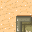

This is a level from a 2D game, rendered from its Tiled map with the project's own tilesets. A one-line summary and the complete map file follow:
An orthogonal 1x1 tile map with 32x32 px tiles, 1 tile layer (Tile Layer 1).

<map version="1.4" tiledversion="1.4.1" orientation="orthogonal" renderorder="right-down" width="1" height="1" tilewidth="32" tileheight="32" infinite="0" nextlayerid="2" nextobjectid="1">
 <tileset firstgid="1" source="../desert/desert.tsx" />
 <layer id="1" name="Tile Layer 1" width="1" height="1">
  <data encoding="csv">
1
</data>
 </layer>
</map>
